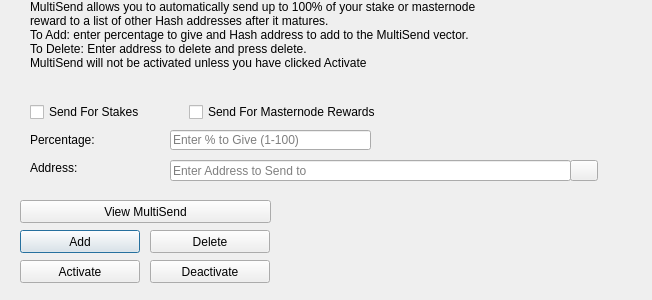
<?xml version="1.0" encoding="UTF-8"?>
<ui version="4.0">
 <class>MultiSendDialog</class>
 <widget class="QDialog" name="MultiSendDialog">
  <property name="windowModality">
   <enum>Qt::NonModal</enum>
  </property>
  <property name="geometry">
   <rect>
    <x>0</x>
    <y>0</y>
    <width>652</width>
    <height>300</height>
   </rect>
  </property>
  <property name="windowTitle">
   <string>MultiSend</string>
  </property>
  <widget class="QLineEdit" name="multiSendPercentEdit">
   <property name="geometry">
    <rect>
     <x>170</x>
     <y>130</y>
     <width>201</width>
     <height>20</height>
    </rect>
   </property>
   <property name="toolTip">
    <string>Enter whole numbers 1 - 100</string>
   </property>
   <property name="placeholderText">
    <string>Enter % to Give (1-100)</string>
   </property>
  </widget>
  <widget class="QLineEdit" name="multiSendAddressEdit">
   <property name="geometry">
    <rect>
     <x>170</x>
     <y>160</y>
     <width>401</width>
     <height>21</height>
    </rect>
   </property>
   <property name="toolTip">
    <string/>
   </property>
   <property name="placeholderText">
    <string>Enter Address to Send to</string>
   </property>
  </widget>
  <widget class="QLabel" name="label_2">
   <property name="geometry">
    <rect>
     <x>30</x>
     <y>0</y>
     <width>451</width>
     <height>121</height>
    </rect>
   </property>
   <property name="lineWidth">
    <number>1</number>
   </property>
   <property name="text">
    <string>MultiSend allows you to automatically send up to 100% of your stake or masternode reward to a list of other Hash addresses after it matures.
To Add: enter percentage to give and Hash address to add to the MultiSend vector.
To Delete: Enter address to delete and press delete.
MultiSend will not be activated unless you have clicked Activate</string>
   </property>
   <property name="alignment">
    <set>Qt::AlignLeading|Qt::AlignLeft|Qt::AlignTop</set>
   </property>
   <property name="wordWrap">
    <bool>true</bool>
   </property>
  </widget>
  <widget class="QLabel" name="message">
   <property name="geometry">
    <rect>
     <x>290</x>
     <y>200</y>
     <width>351</width>
     <height>91</height>
    </rect>
   </property>
   <property name="text">
    <string/>
   </property>
  </widget>
  <widget class="QPushButton" name="addButton">
   <property name="geometry">
    <rect>
     <x>20</x>
     <y>230</y>
     <width>120</width>
     <height>23</height>
    </rect>
   </property>
   <property name="toolTip">
    <string/>
   </property>
   <property name="statusTip">
    <string>Add to MultiSend Vector</string>
   </property>
   <property name="text">
    <string>Add</string>
   </property>
  </widget>
  <widget class="QPushButton" name="disableButton">
   <property name="geometry">
    <rect>
     <x>150</x>
     <y>260</y>
     <width>120</width>
     <height>23</height>
    </rect>
   </property>
   <property name="statusTip">
    <string>Deactivate MultiSend</string>
   </property>
   <property name="text">
    <string>Deactivate</string>
   </property>
  </widget>
  <widget class="QPushButton" name="addressBookButton">
   <property name="geometry">
    <rect>
     <x>570</x>
     <y>160</y>
     <width>28</width>
     <height>21</height>
    </rect>
   </property>
   <property name="toolTip">
    <string>Choose an address from the address book</string>
   </property>
   <property name="text">
    <string/>
   </property>
   <property name="icon">
    <iconset resource="../hash.qrc">
     <normaloff>:/icons/address-book</normaloff>:/icons/address-book</iconset>
   </property>
   <property name="shortcut">
    <string>Alt+A</string>
   </property>
   <property name="autoDefault">
    <bool>false</bool>
   </property>
  </widget>
  <widget class="QLabel" name="label">
   <property name="geometry">
    <rect>
     <x>30</x>
     <y>130</y>
     <width>121</width>
     <height>20</height>
    </rect>
   </property>
   <property name="toolTip">
    <string>Percentage of stake to send</string>
   </property>
   <property name="text">
    <string>Percentage:</string>
   </property>
  </widget>
  <widget class="QLabel" name="label_5">
   <property name="geometry">
    <rect>
     <x>30</x>
     <y>160</y>
     <width>111</width>
     <height>16</height>
    </rect>
   </property>
   <property name="toolTip">
    <string>Address to send portion of stake to</string>
   </property>
   <property name="text">
    <string>Address:</string>
   </property>
  </widget>
  <widget class="QPushButton" name="deleteButton">
   <property name="geometry">
    <rect>
     <x>150</x>
     <y>230</y>
     <width>120</width>
     <height>23</height>
    </rect>
   </property>
   <property name="toolTip">
    <string/>
   </property>
   <property name="statusTip">
    <string>Delete Address From MultiSend Vector</string>
   </property>
   <property name="text">
    <string>Delete</string>
   </property>
  </widget>
  <widget class="QPushButton" name="activateButton">
   <property name="geometry">
    <rect>
     <x>20</x>
     <y>260</y>
     <width>120</width>
     <height>23</height>
    </rect>
   </property>
   <property name="statusTip">
    <string>Activate MultiSend</string>
   </property>
   <property name="text">
    <string>Activate</string>
   </property>
  </widget>
  <widget class="QPushButton" name="viewButton">
   <property name="geometry">
    <rect>
     <x>20</x>
     <y>200</y>
     <width>251</width>
     <height>23</height>
    </rect>
   </property>
   <property name="toolTip">
    <string/>
   </property>
   <property name="statusTip">
    <string>View MultiSend Vector</string>
   </property>
   <property name="text">
    <string>View MultiSend</string>
   </property>
  </widget>
  <widget class="QWidget" name="horizontalLayoutWidget">
   <property name="geometry">
    <rect>
     <x>30</x>
     <y>100</y>
     <width>351</width>
     <height>24</height>
    </rect>
   </property>
   <layout class="QHBoxLayout" name="horizontalLayout">
    <item>
     <widget class="QCheckBox" name="multiSendStakeCheckBox">
      <property name="text">
       <string>Send For Stakes</string>
      </property>
     </widget>
    </item>
    <item>
     <widget class="QCheckBox" name="multiSendMasternodeCheckBox">
      <property name="text">
       <string>Send For Masternode Rewards</string>
      </property>
     </widget>
    </item>
   </layout>
  </widget>
 </widget>
 <resources>
  <include location="../hash.qrc"/>
 </resources>
 <connections/>
</ui>
